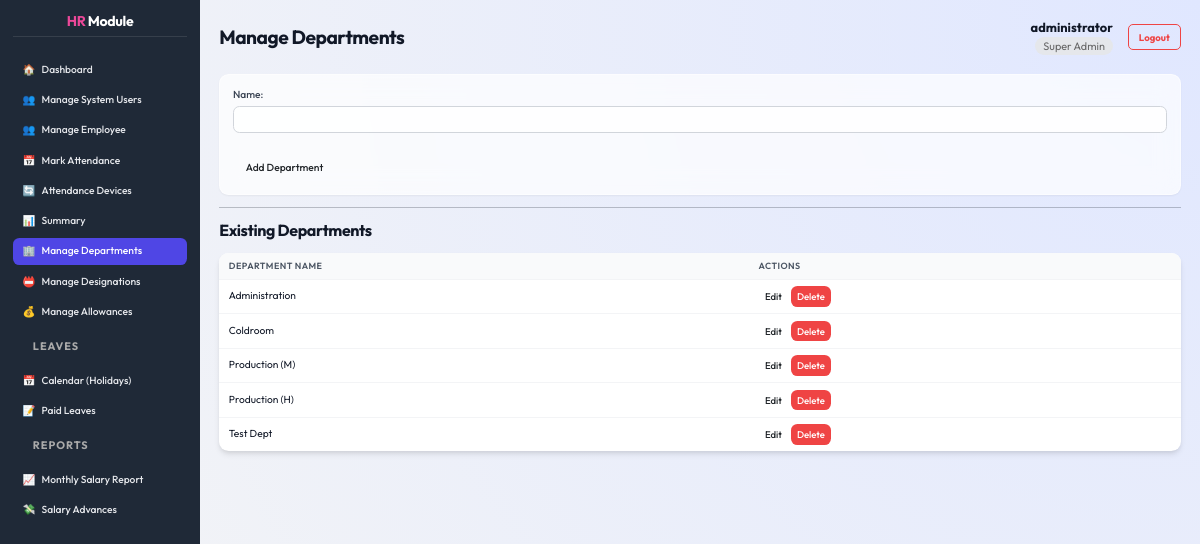
The app's page /departments/ (signed in) with its own data.
### core/models.py (models this page shows, shortened)
class Department(models.Model):
    name = models.CharField(max_length=100, unique=True)

### core/views.py (the view)
# urls.py: path('departments/', views.department_list, name='department_list'),
@hr_required
def department_list(request):
    departments = Department.objects.all()
    if request.method == 'POST':
        form = DepartmentForm(request.POST)
        if form.is_valid():
            form.save()
            return redirect('department_list')
    else:
        form = DepartmentForm()
    return render(request, 'core/department_list.html', {'departments': departments, 'form': form})

### core/forms.py
class DepartmentForm(forms.ModelForm):
    class Meta:
        model = Department
        fields = ['name']

### core/templates/core/department_list.html (shortened to what this page needs)
{% extends 'core/dashboard_base.html' %}
{% load static %}
{% block page_title %}Manage Departments{% endblock %}
{% block dashboard_content %}
    <form method="post" class="card">
        {{ form.as_p }}
        <div class="form-actions">
            <button type="submit" class="btn">Add Department</button>
        </div>
    </form>
    <hr>
    <h2>Existing Departments</h2>
    <table class="data-table">
        <thead>
            <tr>
                <th>Department Name</th>
                <th>Actions</th>
            </tr>
        </thead>
        <tbody>
            {% for department in departments %}
            <tr>
                <td>{{ department.name }}</td>
                <td class="actions">
                    <a href="{% url 'department_edit' department.id %}" class="btn btn-sm">Edit</a>
                    <a href="{% url 'department_delete' department.id %}" class="btn btn-sm btn-danger">Delete</a>
                </td>
            </tr>
            {% empty %}
            <tr>
                <td colspan="2">No departments found.</td>
            </tr>
            {% endfor %}
        </tbody>
    </table>
{% endblock %}

### core/templates/core/dashboard_base.html (shortened to what this page needs)
{% extends 'core/base.html' %}
{% load static %}
{% block content %}
<div class="dashboard-layout">
    <div class="sidebar">
        <h2><span style="color: var(--secondary-color);">HR</span> Module</h2>
        <ul>
            <li><a href="{% url 'dashboard' %}"
                    class="{% if request.resolver_match.url_name == 'dashboard' %}active{% endif %}">
                    <span>🏠</span> Dashboard
                </a></li>
            {% if user.is_superuser or user.hrprofile.role == 0 %}
            <li><a href="{% url 'manage_hrs' %}"
                    class="{% if 'manage_hr' in request.resolver_match.url_name %}active{% endif %}">
                    <span>👥</span> Manage System Users
                </a></li>
            {% endif %}
            <li><a href="{% url 'employee_list' %}"
                    class="{% if request.resolver_match.url_name == 'employee_list' %}active{% endif %}">
                    <span>👥</span> Manage Employee
                </a></li>
            <li><a href="{% url 'attendance_mark' %}"
                    class="{% if request.resolver_match.url_name == 'attendance_mark' %}active{% endif %}">
                    <span>📅</span> Mark Attendance
                </a></li>
            <li><a href="{% url 'device_list' %}"
                    class="{% if request.resolver_match.url_name == 'device_list' %}active{% endif %}">
                    <span>🔄</span> Attendance Devices
                </a></li>
            <li><a href="{% url 'summary' %}"
                    class="{% if request.resolver_match.url_name == 'summary' %}active{% endif %}">
                    <span>📊</span> Summary
                </a></li>
            <li><a href="{% url 'department_list' %}"
                    class="{% if request.resolver_match.url_name == 'department_list' %}active{% endif %}">
                    <span>🏢</span> Manage Departments
                </a></li>
            <li><a href="{% url 'designation_list' %}"
                    class="{% if request.resolver_match.url_name == 'designation_list' %}active{% endif %}">
                    <span>📛</span> Manage Designations
                </a></li>
            <li><a href="{% url 'allowance_list' %}"
                    class="{% if request.resolver_match.url_name == 'allowance_list' %}active{% endif %}">
                    <span>💰</span> Manage Allowances
                </a></li>
            <li>
                <div
                    style="padding: 10px 20px; font-size: 0.85em; color: #aaa; text-transform: uppercase; font-weight: bold; letter-spacing: 1px;">
                    Leaves</div>
            </li>
            <li><a href="{% url 'leave_calendar' %}"
                    class="{% if request.resolver_match.url_name == 'leave_calendar' %}active{% endif %}">
                    <span>📅</span> Calendar (Holidays)
                </a></li>
            <li><a href="{% url 'leave_list' %}"
                    class="{% if request.resolver_match.url_name == 'leave_list' %}active{% endif %}">
                    <span>📝</span> Paid Leaves
                </a></li>
            <li>
                <div
                    style="padding: 10px 20px; font-size: 0.85em; color: #aaa; text-transform: uppercase; font-weight: bold; letter-spacing: 1px;">
                    Reports</div>
            </li>
            <li><a href="{% url 'monthly_salary_report' %}"
                    class="{% if request.resolver_match.url_name == 'monthly_salary_report' %}active{% endif %}">
                    <span>📈</span> Monthly Salary Report
                </a></li>
            <li><a href="{% url 'salary_advance_list' %}"
                    class="{% if request.resolver_match.url_name == 'salary_advance_list' %}active{% endif %}">
                    <span>💸</span> Salary Advances
                </a></li>
    </div>
    <div class="main-content">
        <div class="main-content-header" style="justify-content: space-between; display: flex; align-items: center;">
            <h1 style="margin: 0;">{% block page_title %}{% endblock %}</h1>
            <div class="user-info" style="display: flex; align-items: center; gap: 15px;">
                <div style="text-align: right;">
                    <span style="display: block; font-weight: bold;">{{ user.username }}</span>
                    <span
                        style="font-size: 0.85em; color: #666; background: #e5e7eb; padding: 2px 8px; border-radius: 12px;">
                        {% if user.is_superuser %}Super Admin
                        {% elif user.hrprofile.role == 0 %}Administrator
                        {% elif user.hrprofile.role == 1 %}HR Manager
                        {% elif user.hrprofile.role == 2 %}Employee
                        {% else %}User
                        {% endif %}
                    </span>
                </div>
                <a href="{% url 'logout' %}" class="btn btn-sm btn-outline-danger"
                    style="text-decoration: none; padding: 5px 10px; border: 1px solid #ef4444; color: #ef4444; border-radius: 5px; font-weight: bold;">Logout</a>
            </div>
        </div>
        {% block dashboard_content %}{% endblock %}
    </div>
</div>
{% endblock %}

### core/static/core/style.css (style rules this page uses)
:root { --primary-color: #4f46e5; --primary-hover: #4338ca; --secondary-color: #ec4899; --background-color: #f3f4f6; --sidebar-bg: #1f2937; --text-color: #111827; --text-light: #9ca3af; --white: #ffffff; --glass-bg: rgba(255, 255, 255, 0.7); --glass-border: rgba(255, 255, 255, 0.5); --shadow-sm: 0 1px 2px 0 rgba(0, 0, 0, 0.05); --shadow-md: 0 4px 6px -1px rgba(0, 0, 0, 0.1), 0 2px 4px -1px rgba(0, 0, 0, 0.06); --shadow-lg: 0 10px 15px -3px rgba(0, 0, 0, 0.1), 0 4px 6px -2px rgba(0, 0, 0, 0.05); --radius-md: 0.5rem; --radius-lg: 0.75rem; --font-family: 'Outfit', sans-serif; }
html { font-size: 80%; }
* { box-sizing: border-box; }
body { font-family: var(--font-family); margin: 0; background-color: var(--background-color); color: var(--text-color); line-height: 1.4; overflow-x: hidden; font-size: 1rem; }
h1, h2, h3, h4, h5, h6 { color: var(--text-color); margin-bottom: 0.75rem; font-weight: 700; letter-spacing: -0.025em; }
h1 { font-size: 1.5rem; }
h2 { font-size: 1.25rem; }
a { color: var(--primary-color); text-decoration: none; transition: all 0.2s ease; }
.card, .form-container { background: var(--glass-bg); backdrop-filter: blur(12px); -webkit-backdrop-filter: blur(12px); border: 1px solid var(--glass-border); border-radius: var(--radius-lg); box-shadow: var(--shadow-sm); padding: 1rem; margin-bottom: 1rem; }
.btn { display: inline-flex; align-items: center; justify-content: center; padding: 0.4rem 1rem; border-radius: var(--radius-md); font-weight: 500; font-size: 0.8rem; cursor: pointer; transition: all 0.2s ease; border: none; gap: 0.4rem; text-transform: capitalize; }
.btn-danger { background-color: #ef4444; color: var(--white); }
.btn-sm { padding: 0.25rem 0.5rem; font-size: 0.75rem; }
form { width: 100%; }
label { display: block; font-weight: 500; margin-bottom: 0.25rem; color: #374151; font-size: 0.8rem; }
input[type="text"], input[type="email"], input[type="password"], input[type="number"], input[type="date"], input[type="time"], select, textarea { width: 100%; padding: 0.4rem 0.6rem; border: 1px solid #d1d5db; border-radius: var(--radius-md); font-size: 0.85rem; background-color: rgba(255, 255, 255, 0.8); transition: all 0.2s ease; font-family: var(--font-family); margin-bottom: 0.75rem; height: auto; }
.dashboard-layout { display: flex; min-height: 100vh; }
.sidebar { width: 200px; background-color: var(--sidebar-bg); color: var(--white); padding: 1rem; display: flex; flex-direction: column; position: fixed; height: 100vh; box-shadow: var(--shadow-xl); z-index: 50; }
.sidebar h2 { color: var(--white); font-size: 1.1rem; text-align: center; margin-bottom: 1.5rem; padding-bottom: 0.5rem; border-bottom: 1px solid rgba(255, 255, 255, 0.1); }
.sidebar ul { list-style: none; padding: 0; margin: 0; flex-grow: 1; }
.sidebar li { margin-bottom: 0.25rem; }
.sidebar a { color: #e5e7eb; padding: 0.5rem 0.75rem; border-radius: var(--radius-md); display: flex; align-items: center; gap: 0.5rem; font-weight: 500; font-size: 0.8rem; }
.sidebar a:hover, .sidebar a.active { background-color: var(--primary-color); color: var(--white); }
.main-content { flex: 1; margin-left: 200px; padding: 1.5rem; background: radial-gradient(circle at top right, #e0e7ff, #f3f4f6); min-height: 100vh; }
.main-content-header { display: flex; justify-content: space-between; align-items: center; margin-bottom: 1.5rem; }
.data-table { width: 100%; border-collapse: separate; border-spacing: 0; background: var(--white); border-radius: var(--radius-lg); overflow: hidden; box-shadow: var(--shadow-md); margin-top: 1rem; }
.data-table th, .data-table td { padding: 0.5rem 0.75rem; text-align: left; border-bottom: 1px solid #f3f4f6; font-size: 0.8rem; }
.data-table th { background-color: #f9fafb; color: #4b5563; font-weight: 600; text-transform: uppercase; font-size: 0.7rem; letter-spacing: 0.05em; }
.data-table tr:last-child td { border-bottom: none; }

### core/templates/core/dashboard_base.html (style rules this page uses)
.dashboard-layout { display: flex; height: 100vh; overflow: hidden; }
.sidebar { height: 100%; overflow-y: auto; flex-shrink: 0; padding-bottom: 20px; }
.main-content { height: 100%; overflow-y: auto; flex-grow: 1; width: 100%; }

### records on screen
Department: name "Administration"
Department: name "Coldroom"
Department: name "Production (M)"
Department: name "Production (H)"
Department: name "Test Dept"

### other values on screen
{{ user.username }} "administrator"
